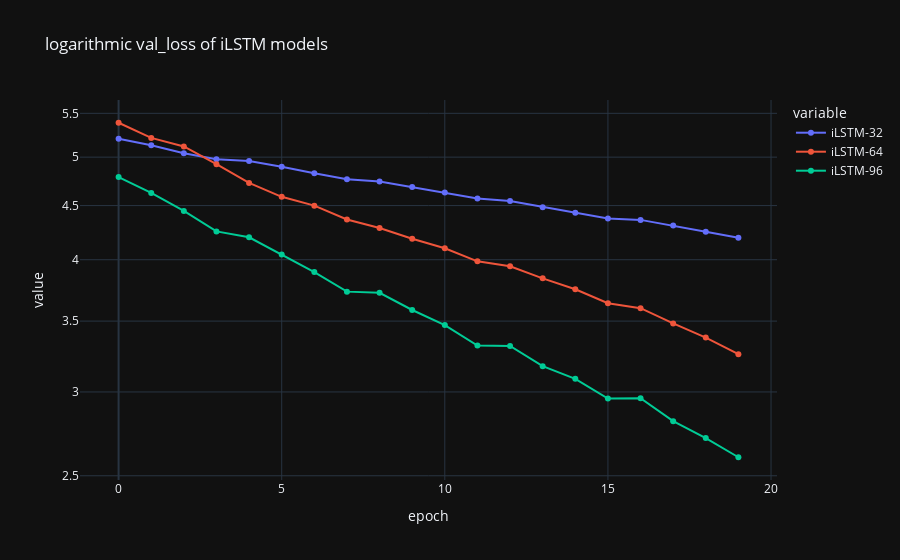

The notebook cell saved with this chart:
### Code cell
plot_selection_metric("iLSTM")

### Figure 1 — Plotly figure (JSON) as saved in the notebook; plotly's stock layout.template omitted (floating-point values rounded to 4 significant figures)
{"data": [{"hovertemplate": "variable=iLSTM-32<br>epoch=%{x}<br>value=%{y}<extra></extra>", "legendgroup": "iLSTM-32", "line": {"color": "#636efa", "dash": "solid"}, "marker": {"symbol": "circle"}, "mode": "lines+markers", "name": "iLSTM-32", "orientation": "v", "showlegend": true, "type": "scatter", "x": [0, 1, 2, 3, 4, 5, 6, 7, 8, 9, 10, 11, 12, 13, 14, 15, 16, 17, 18, 19], "xaxis": "x", "y": [5.205, 5.13, 5.044, 4.977, 4.958, 4.898, 4.828, 4.764, 4.743, 4.686, 4.629, 4.57, 4.544, 4.485, 4.43, 4.375, 4.362, 4.308, 4.252, 4.196], "yaxis": "y"}, {"hovertemplate": "variable=iLSTM-64<br>epoch=%{x}<br>value=%{y}<extra></extra>", "legendgroup": "iLSTM-64", "line": {"color": "#EF553B", "dash": "solid"}, "marker": {"symbol": "circle"}, "mode": "lines+markers", "name": "iLSTM-64", "orientation": "v", "showlegend": true, "type": "scatter", "x": [0, 1, 2, 3, 4, 5, 6, 7, 8, 9, 10, 11, 12, 13, 14, 15, 16, 17, 18, 19], "xaxis": "x", "y": [5.388, 5.214, 5.117, 4.924, 4.728, 4.587, 4.499, 4.366, 4.286, 4.186, 4.101, 3.986, 3.943, 3.841, 3.751, 3.639, 3.6, 3.483, 3.377, 3.257], "yaxis": "y"}, {"hovertemplate": "variable=iLSTM-96<br>epoch=%{x}<br>value=%{y}<extra></extra>", "legendgroup": "iLSTM-96", "line": {"color": "#00cc96", "dash": "solid"}, "marker": {"symbol": "circle"}, "mode": "lines+markers", "name": "iLSTM-96", "orientation": "v", "showlegend": true, "type": "scatter", "x": [0, 1, 2, 3, 4, 5, 6, 7, 8, 9, 10, 11, 12, 13, 14, 15, 16, 17, 18, 19], "xaxis": "x", "y": [4.787, 4.625, 4.448, 4.254, 4.2, 4.045, 3.894, 3.732, 3.722, 3.586, 3.47, 3.319, 3.316, 3.173, 3.087, 2.957, 2.959, 2.815, 2.714, 2.603], "yaxis": "y"}], "layout": {"legend": {"title": {"text": "variable"}, "tracegroupgap": 0}, "title": {"text": "logarithmic val_loss of iLSTM models"}, "xaxis": {"anchor": "y", "domain": [0, 1], "title": {"text": "epoch"}}, "yaxis": {"anchor": "x", "domain": [0, 1], "title": {"text": "value"}, "type": "log"}}}
